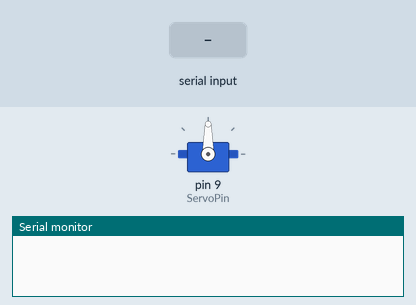
Bench run of a sketch on a simulated Arduino Uno, built with avr-gcc and run on an emulated ATmega328P. Shown: servo, the last lines printed to the serial monitor. Inputs (shaded band) come from the test bench.

Above: at 1.2 s.
1.3 s: "1\n" received over the second serial link
At 1.45 s:
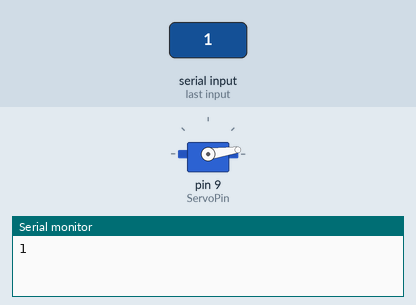
4.3 s: "90 45\n" received over the second serial link
At 4.47 s:
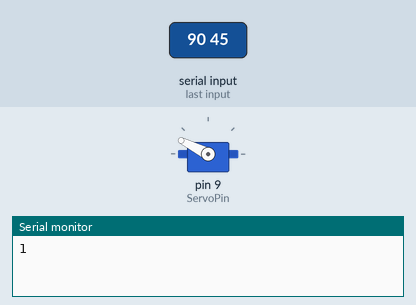
7.3 s: "1 90 45\n" received over the second serial link
Timing chart, 0 to 10.3 s (numbered marks = the images above; inputs shaded):
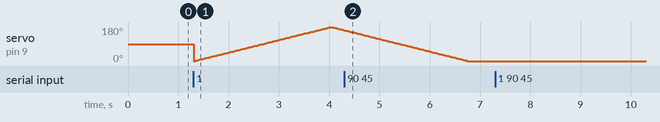

The sketch:

dieu_kien_servo.ino
```cpp
#include <SoftwareSerial.h>
#include <Servo.h>

Servo myservo;

const int ServoPin = 9;
SoftwareSerial ss (10, 11);

void setup() {
  Serial.begin(9600);
  ss.begin(9600);
  myservo.attach(ServoPin);
}
int pos = 0;

uint8_t getPin(String pinName) {
  return pinName.substring(1).toInt();
}

void loop() {
  String data = "";
  while (ss.available()) {
    data += ((char)ss.read());
    if (data.endsWith("\r\n")) break;
  }
  if (data != "") {
    Serial.println(data);
    String pinName = data.substring(0, data.indexOf(' '));
    int val = data.substring(data.indexOf(' ')+1, data.indexOf("\r\n")).toInt();

    pinMode(getPin(pinName), OUTPUT); // set pin ở OUTPUT trước khi viết
    if (val ==  1) {
      for (pos = 0; pos <= 180; pos += 1) {
    myservo.write(pos);
    delay(15);
    }
    for (pos = 180; pos >= 0; pos -= 1) {
    myservo.write(pos);
    delay(15);}
    }
    else {
       }
    ss.flush();
  }
  delay(10);
}
```
